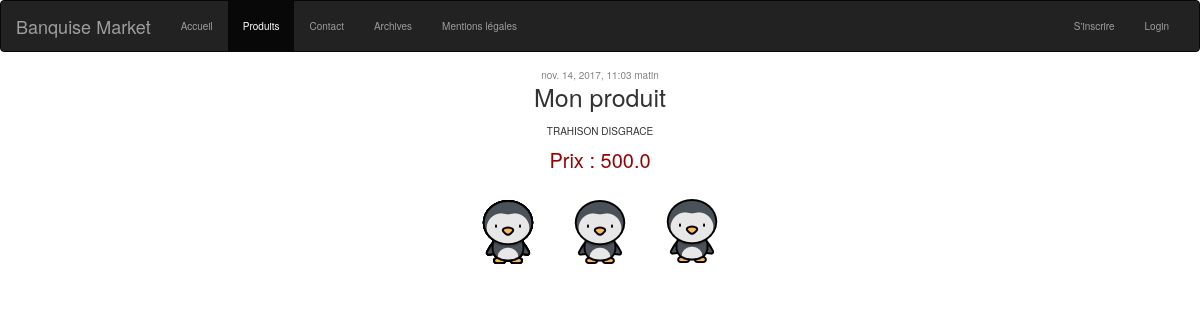
Before: /produits/2/ with the older database file.
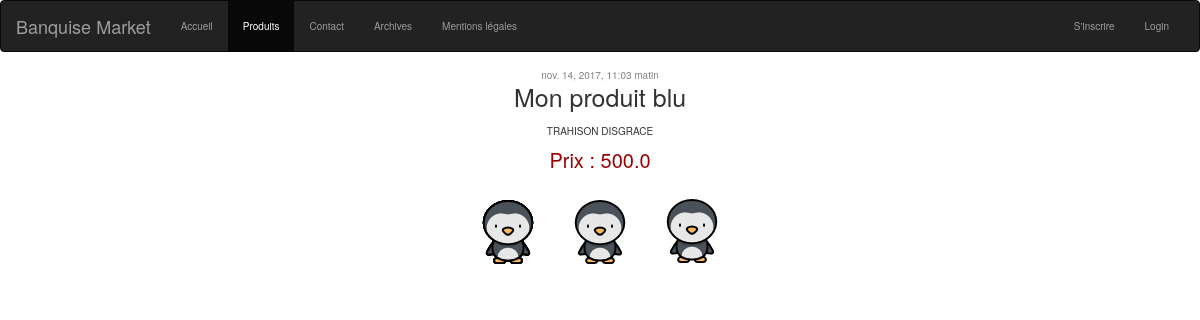
After: the same page with the newer database file.
### produit/models.py (models this page shows, shortened)
class Produit(models.Model):
    nom = models.CharField(max_length=30)
    prix = models.FloatField()
    descriptif = models.TextField()
    qte = models.PositiveIntegerField()
    image = models.ImageField(blank=True, null=True)
    published_date = models.DateTimeField(blank=True, null=True)

### produit/views.py (the view)
# urls.py: url(r'^produits/(?P<pk>\d+)/$', views.produit_detail, name='produit_detail'),
def produit_detail(request, pk):
    produit = get_object_or_404(Produit, pk=pk)
    return render(request, 'produit/produit_detail.html', {'produit': produit, 'nbar': 'produits'})

### produit/templates/produit/produit_detail.html (shortened to what this page needs)
{% extends 'base.html' %}
{% block content %}
    <div id="produit">
        {% if produit.published_date %}
            <div class="date">
                {{ produit.published_date }}
            </div>
            <p id="nomProduit"> {{ produit.nom }} </p>
            <p id="descriptif">{{ produit.descriptif }}</p>
            <div class="prix">
                <p>Prix : {{ produit.prix }}</p>
            </div>
        {% endif %}
    </div>
{% endblock %}

Changed rows visible on the page:
changed Produit "TRAHISON DISGRACE": nom "Mon produit" → "Mon produit blu"
